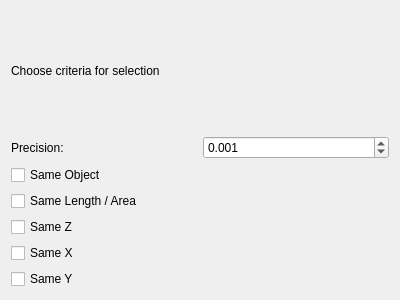
<?xml version="1.0" encoding="UTF-8"?>
<ui version="4.0">
 <class>Dialog</class>
 <widget class="QDialog" name="Dialog">
  <property name="geometry">
   <rect>
    <x>0</x>
    <y>0</y>
    <width>400</width>
    <height>300</height>
   </rect>
  </property>
  <property name="windowTitle">
   <string>Dialog</string>
  </property>
  <layout class="QGridLayout" name="gridLayout">
   <item row="7" column="0">
    <widget class="QCheckBox" name="sameXCheck">
     <property name="text">
      <string>Same X</string>
     </property>
    </widget>
   </item>
   <item row="2" column="0">
    <widget class="QLabel" name="label_2">
     <property name="text">
      <string>Precision:</string>
     </property>
    </widget>
   </item>
   <item row="4" column="0">
    <widget class="QCheckBox" name="sameObjectCheck">
     <property name="text">
      <string>Same Object</string>
     </property>
    </widget>
   </item>
   <item row="5" column="0">
    <widget class="QCheckBox" name="sameAreaCheck">
     <property name="text">
      <string>Same Length / Area</string>
     </property>
    </widget>
   </item>
   <item row="6" column="0">
    <widget class="QCheckBox" name="sameZCheck">
     <property name="text">
      <string>Same Z</string>
     </property>
    </widget>
   </item>
   <item row="8" column="0">
    <widget class="QCheckBox" name="sameYCheck">
     <property name="text">
      <string>Same Y</string>
     </property>
    </widget>
   </item>
   <item row="2" column="1">
    <widget class="QDoubleSpinBox" name="precisionSpinBox">
     <property name="decimals">
      <number>3</number>
     </property>
     <property name="singleStep">
      <double>0.010000000000000</double>
     </property>
     <property name="value">
      <double>0.001000000000000</double>
     </property>
    </widget>
   </item>
   <item row="0" column="0" colspan="2">
    <widget class="QLabel" name="label">
     <property name="text">
      <string>Choose criteria for selection</string>
     </property>
    </widget>
   </item>
  </layout>
 </widget>
 <resources/>
 <connections/>
</ui>
